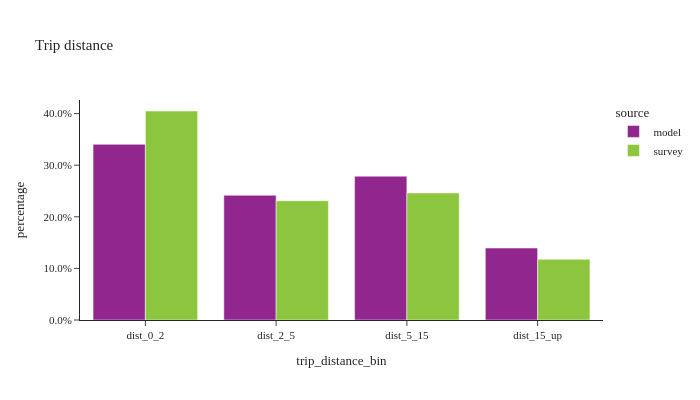

The notebook cell this image was saved under:
### Code cell
util.plot_share_barchart(trip_data, 'trip_weight', 'trip_distance_bin', title="Trip distance")

### Figure 1 — Plotly figure (JSON) as saved in the notebook; plotly's stock layout.template omitted (floating-point values rounded to 4 significant figures)
{"data": [{"alignmentgroup": "True", "customdata": [[4366642], [3099206], [3574146], [1788833]], "hovertemplate": "source=model<br>trip_distance_bin=%{x}<br>percentage=%{y}<br>sample_size=%{customdata[0]}<extra></extra>", "legendgroup": "model", "marker": {"color": "#91268F", "pattern": {"shape": ""}}, "name": "model", "offsetgroup": "model", "orientation": "v", "showlegend": true, "textposition": "auto", "type": "bar", "x": ["dist_0_2", "dist_2_5", "dist_5_15", "dist_15_up"], "xaxis": "x", "y": [0.3404, 0.2416, 0.2786, 0.1394], "yaxis": "y"}, {"alignmentgroup": "True", "customdata": [[18498], [9080], [7853], [3289]], "hovertemplate": "source=survey<br>trip_distance_bin=%{x}<br>percentage=%{y}<br>sample_size=%{customdata[0]}<extra></extra>", "legendgroup": "survey", "marker": {"color": "#8CC63E", "pattern": {"shape": ""}}, "name": "survey", "offsetgroup": "survey", "orientation": "v", "showlegend": true, "textposition": "auto", "type": "bar", "x": ["dist_0_2", "dist_2_5", "dist_5_15", "dist_15_up"], "xaxis": "x", "y": [0.405, 0.2311, 0.2463, 0.1175], "yaxis": "y"}], "layout": {"barmode": "group", "height": 400, "legend": {"title": {"text": "source"}, "tracegroupgap": 0}, "title": {"text": "Trip distance"}, "width": 700, "xaxis": {"anchor": "y", "domain": [0.0, 1.0], "title": {"text": "trip_distance_bin"}}, "yaxis": {"anchor": "x", "domain": [0.0, 1.0], "tickformat": ".1%", "title": {"text": "percentage"}}}}
